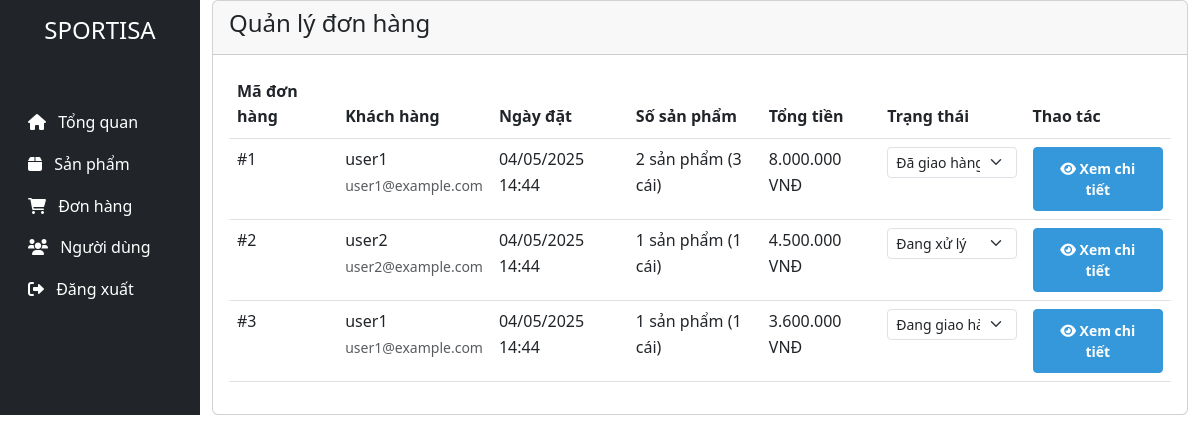
The app's page /admin/orders.php (signed in) with its own data.
### tables this page shows
CREATE TABLE orders (
    id INT PRIMARY KEY AUTO_INCREMENT,
    user_id INT NOT NULL,
    total_amount DECIMAL(10,2) NOT NULL,
    shipping_address TEXT NOT NULL,
    shipping_phone VARCHAR(20) NOT NULL,
    shipping_name VARCHAR(100) NOT NULL,
    payment_method ENUM('cod', 'bank_transfer', 'credit_card') NOT NULL,
    status ENUM('pending', 'processing', 'shipped', 'delivered', 'cancelled') DEFAULT 'pending',
    notes TEXT,
    created_at TIMESTAMP DEFAULT CURRENT_TIMESTAMP,
    updated_at TIMESTAMP DEFAULT CURRENT_TIMESTAMP ON UPDATE CURRENT_TIMESTAMP,
    FOREIGN KEY (user_id) REFERENCES users(id)
);

CREATE TABLE users (
    id INT PRIMARY KEY AUTO_INCREMENT,
    username VARCHAR(50) NOT NULL UNIQUE,
    email VARCHAR(100) NOT NULL UNIQUE,
    password VARCHAR(255) NOT NULL,
    full_name VARCHAR(100) NOT NULL,
    phone VARCHAR(20),
    address TEXT,
    role ENUM('admin', 'user') DEFAULT 'user',
    status ENUM('active', 'inactive') DEFAULT 'active',
    created_at TIMESTAMP DEFAULT CURRENT_TIMESTAMP,
    updated_at TIMESTAMP DEFAULT CURRENT_TIMESTAMP ON UPDATE CURRENT_TIMESTAMP
);

### admin/orders.php (the view, shortened to what this page needs)
<?php
include '../config/database.php';
$query = "SELECT o.*, u.username, u.email,
          (SELECT COUNT(*) FROM order_items WHERE order_id = o.id) as item_count,
          (SELECT SUM(quantity) FROM order_items WHERE order_id = o.id) as total_quantity
          FROM orders o
          JOIN users u ON o.user_id = u.id
          ORDER BY o.created_at DESC";
$stmt = $conn->prepare($query);
$stmt->execute();
$orders = $stmt->fetchAll(PDO::FETCH_ASSOC);
?>
<!DOCTYPE html>
<html lang="vi">
<head>
    <link href="https://cdn.jsdelivr.net/npm/bootstrap@5.3.0/dist/css/bootstrap.min.css" rel="stylesheet">
    <link href="https://cdnjs.cloudflare.com/ajax/libs/font-awesome/6.0.0/css/all.min.css" rel="stylesheet">
    <link href="../css/style.css" rel="stylesheet">
</head>
<body>
    <div class="container-fluid">
    <div class="row">
    <div class="col-md-3 col-lg-2 d-md-block bg-dark sidebar collapse">
                <div class="position-sticky pt-3">
                    <div class="text-center mb-4">
                        <h4 class="text-white">SPORTISA</h4>
                        <p class="text-muted">Quản lý</p>
                    </div>
                    <ul class="nav flex-column">
                        <li class="nav-item">
                            <a class="nav-link text-white" href="index.php">
                                <i class="fas fa-home me-2"></i> Tổng quan
                            </a>
                        </li>
                        <li class="nav-item">
                            <a class="nav-link active text-white" href="products.php">
                                <i class="fas fa-box me-2"></i> Sản phẩm
                            </a>
                        </li>
                        <li class="nav-item">
                            <a class="nav-link text-white" href="orders.php">
                                <i class="fas fa-shopping-cart me-2"></i> Đơn hàng
                            </a>
                        </li>
                        <li class="nav-item">
                            <a class="nav-link text-white" href="users.php">
                                <i class="fas fa-users me-2"></i> Người dùng
                            </a>
                        </li>
                        <li class="nav-item">
                            <a class="nav-link text-white" href="../logout.php">
                                <i class="fas fa-sign-out-alt me-2"></i> Đăng xuất
                            </a>
                        </li>
                    </ul>
                </div>
            </div>
    <div class="col-md-9 col-lg-10">
                <div class="card">
                    <div class="card-header">
                        <h4>Quản lý đơn hàng</h4>
                    </div>
                    <div class="card-body">
                        <div class="table-responsive">
                            <table class="table table-hover">
                                <thead>
                                    <tr>
                                        <th>Mã đơn hàng</th>
                                        <th>Khách hàng</th>
                                        <th>Ngày đặt</th>
                                        <th>Số sản phẩm</th>
                                        <th>Tổng tiền</th>
                                        <th>Trạng thái</th>
                                        <th>Thao tác</th>
                                    </tr>
                                </thead>
                                <tbody>
                                    <?php foreach ($orders as $order): ?>
                                        <tr>
                                            <td>#<?php echo $order['id']; ?></td>
                                            <td>
                                                <div><?php echo htmlspecialchars($order['username']); ?></div>
                                                <small class="text-muted"><?php echo htmlspecialchars($order['email']); ?></small>
                                            </td>
                                            <td><?php echo date('d/m/Y H:i', strtotime($order['created_at'])); ?></td>
                                            <td>
                                                <?php echo $order['item_count']; ?> sản phẩm
                                                (<?php echo $order['total_quantity']; ?> cái)
                                            </td>
                                            <td><?php echo number_format($order['total_amount'], 0, ',', '.'); ?> VNĐ</td>
                                            <td>
                                                <form method="POST" class="d-inline">
                                                    <select name="status" class="form-select form-select-sm" onchange="this.form.submit()">
                                                        <option value="processing" <?php echo $order['status'] == 'processing' ? 'selected' : ''; ?>>Đang xử lý</option>
                                                        <option value="shipped" <?php echo $order['status'] == 'shipped' ? 'selected' : ''; ?>>Đang giao hàng</option>
                                                        <option value="delivered" <?php echo $order['status'] == 'delivered' ? 'selected' : ''; ?>>Đã giao hàng</option>
                                                    </select>
                                                </form>
                                            </td>
                                            <td>
                                                <a href="order_detail.php?id=<?php echo $order['id']; ?>" class="btn btn-sm btn-primary">
                                                    <i class="fas fa-eye"></i> Xem chi tiết
                                                </a>
                                            </td>
                                        </tr>
                                    <?php endforeach; ?>
                                </tbody>
                            </table>
                        </div>
                    </div>
                </div>
            </div>
        </div>
    </div>
</body>
</html>

### css/style.css (style rules this page uses)
:root { --primary-color: #2c3e50; --secondary-color: #3498db; --accent-color: #e74c3c; --light-color: #ecf0f1; --dark-color: #2c3e50; }
body { font-family: 'Segoe UI', Tahoma, Geneva, Verdana, sans-serif; line-height: 1.6; color: var(--dark-color); }
.nav-link { color: white !important; transition: color 0.3s; }
.btn-primary { background-color: var(--secondary-color); border-color: var(--secondary-color); padding: 10px 20px; font-weight: bold; transition: all 0.3s; }

### records on screen
orders: id "1", user.username "user1", user.email "user1@example.com", created_at "04/05/2025 14:44", item_count "2", total_quantity "3", total_amount "8.000.000", status "Đã giao hàng"
orders: id "2", user.username "user2", user.email "user2@example.com", created_at "04/05/2025 14:44", item_count "1", total_quantity "1", total_amount "4.500.000", status "Đang xử lý"
orders: id "3", user.username "user1", user.email "user1@example.com", created_at "04/05/2025 14:44", item_count "1", total_quantity "1", total_amount "3.600.000", status "Đang giao hàng"
